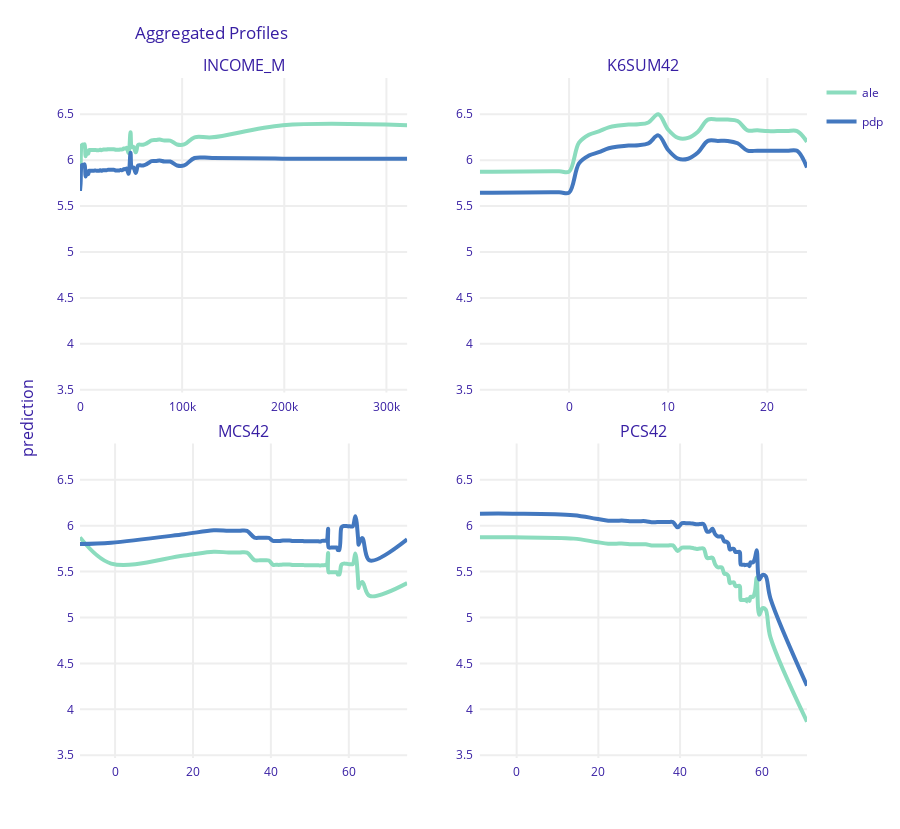

The code cell stored with this chart in its notebook:
### Markdown cell above
* INCOME_M - dochód pacjenta
* K6SUM42 - ogólna ocena stanu zdrowia psychicznego z ostatnich 30 dni
* MCS42 - ocena stanu zdrowia psychicznego (na podstawie wyników z ankiety)
* PCS42 - ocena stanu zdrowia fizycznego (na podstawie wyników z ankiety)
* AGE31 - wiek

### Code cell
pdp_cat = exp.model_profile(type = 'partial', variable_type='numerical',
                            variables = [ 'PCS42', 'MCS42', 'K6SUM42', 'INCOME_M',])
pdp_cat.result['_label_'] = 'pdp'

ale_cat = exp.model_profile(type = 'accumulated', variable_type='numerical', 
                            variables = [ 'PCS42', 'MCS42', 'K6SUM42', 'INCOME_M',])
ale_cat.result['_label_'] = 'ale'
fig = ale_cat.plot(pdp_cat, size = 4, facet_ncol=2)
